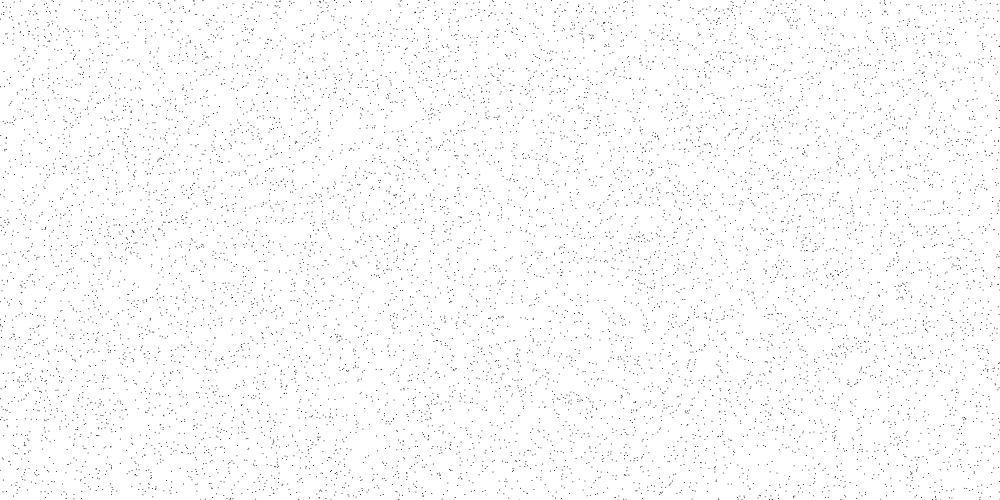
Frame 1 (no input)
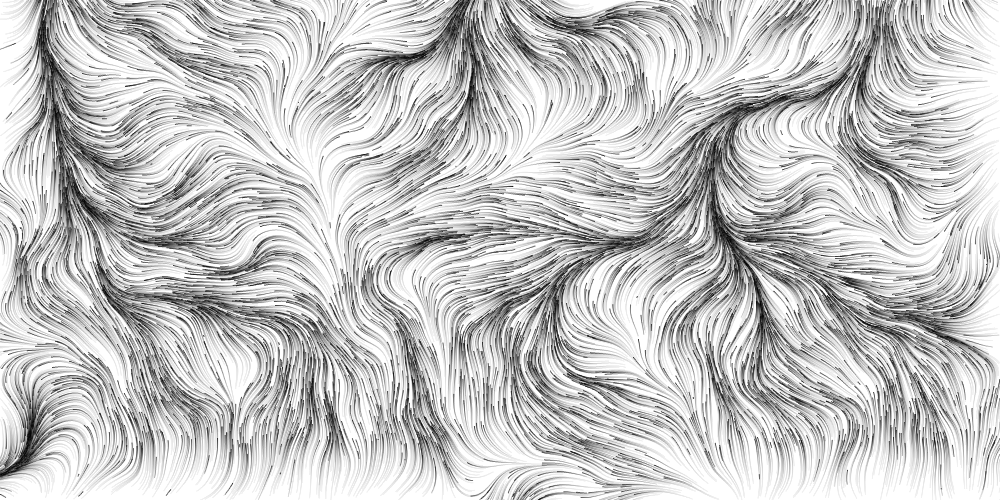
Frame 60 (no input)
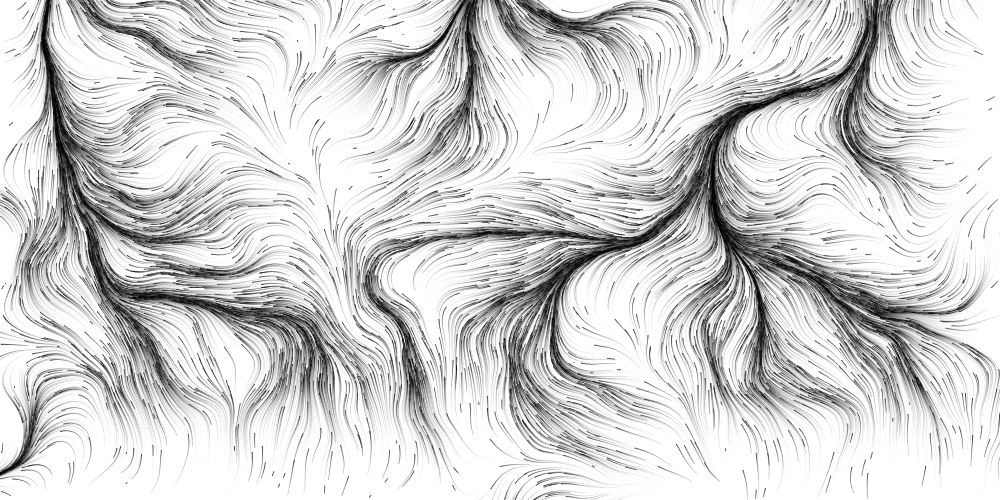
Frame 120 (the mouse pressed at the canvas centre since frame 60)

The p5.js sketch that drew these frames (run headless with seeded random() and noise() and a simulated clock; from frame 60 on, the mouse is pressed at the canvas centre):

// p5.js sketch
// ── sketch.js
let bryanPerlin2 = []; //array for particle count once again
const bryanPerlinNumber2 = 10000;
const bryanNoiseScale2 = 0.005 //needs to scale down for noise function

//https://www.youtube.com/watch?v=sZBfLgfsvSk

//in the projection map this sketch is called perlinTwo and it is on the top

function setup() 
{
  createCanvas(1000, 500);
  //background(0);

  //for loop that loops until i (number of loops reacher constant above)
  for(let i = 0; i < bryanPerlinNumber2; i ++) {
    bryanPerlin2.push(createVector(random(width),random(height))); //pushes vector based on for loop i
  }
  stroke (0) //white particles
}



function draw() {
  background(255, 10);

  for(let i = 0; i < bryanPerlinNumber2; i ++) {
    let bP2 = bryanPerlin2[i]; //grabs the number in the index, like the number in the array between 1-1000 (bryanPerlinNumber) in this case?
    point(bP2.x, bP2.y); //places on x and y position pulled from bryanPerlin array
    let bryanNoise2 = noise(bP2.x * bryanNoiseScale2, bP2.y * bryanNoiseScale2); //scales noise down
    let bryanA2 = 3*PI * bryanNoise2; //TAU is 2xPI?? and * noise to map? converting angle to x,y
    bP2.x += cos(bryanA2);
    bP2.y += sin(bryanA2);
    //right now particles leave screen

    if(!bPonScreen(bP2)) { //! means not, so if NOT on screen, new particle spawns and random width and height on screen
      bP2.x = random(width);
      bP2.y = random(height);
    }
  }

  function bPonScreen (v){ //vector checks if particles vector positions are smaller than width and height of canvas
    return v.x >= 0 && v.x <= width && v.y >= 0 && v.y <= height;
  }

}
